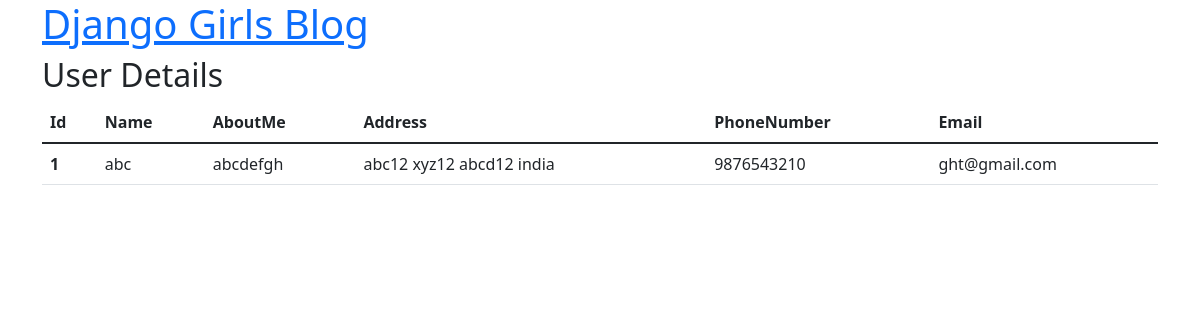
/post/view/1, run on the app's committed database.
### blog/models.py (models this page shows)
class UserProfile(models.Model):
    id = models.IntegerField(primary_key=True, editable=False)
    name = models.CharField(max_length = 100,null = True)
    phone_number = models.CharField(max_length=500)
    about_me = models.CharField(max_length=500)
    address= models.CharField(max_length = 1000,null = True)
    city = models.CharField(max_length = 500,null = True)
    state = models.CharField(max_length = 500,null = True)
    country = models.CharField(max_length = 500,null = True)
    email = models.CharField(max_length = 500,null = True)
    created_date = models.DateTimeField(auto_now_add=True,null=True)
    class Meta:
        db_table = 'user_profile'

### blog/views.py (the view)
# urls.py: path('post/view/<int:pk>', views.get_post_user, name='post_detail'),
def get_post_user(request,pk):
    user = UserProfile.objects.filter(id=pk)
    print(user)
    data = { 'user' : user}
    print(data['user'])
    return render(request,'view_by_id.html',data)

### blog/templates/view_by_id.html
{% extends 'index1.html' %}
{% block content %}
    <h2>User Details</h2>
    <table class="table">
        <thead>
          <tr>
            <th scope="col">Id</th>
            <th scope="col">Name</th>
            <th scope="col">AboutMe</th>
            <th scope="col">Address</th>
            <th scope="col">PhoneNumber</th>
            <th scope="col">Email</th>
          </tr>
        </thead>
        <tbody>
            {% for item in user %}
          <tr>
            <th scope="row"> {{ item.id }}</th>
            <td>{{ item.name }}</td>
            <td>{{ item.about_me }}</td>
            <td>{{ item.address }}  {{item.city}}  {{item.state}}  {{item.country }}</td>
            <td> {{ item.phone_number }} </td>
            <td> {{ item.email }} </td>
        </tr>
          {% endfor %}
        </tbody>
      </table>
{% endblock %}

### data on the page
UserProfile: id "1", name "abc", about_me "abcdefgh", address "abc12", city "xyz12", state "abcd12", country "india", phone_number "9876543210", email "ght@gmail.com"
